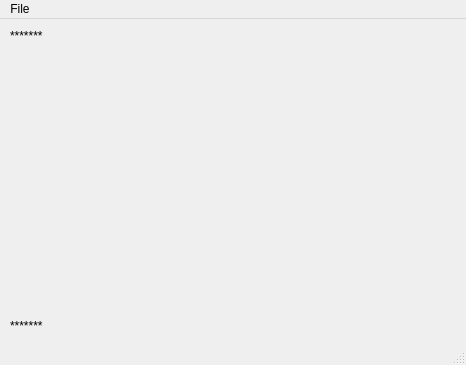
<?xml version="1.0" encoding="UTF-8"?>
<ui version="4.0">
 <class>MainWindow</class>
 <widget class="QMainWindow" name="MainWindow">
  <property name="geometry">
   <rect>
    <x>0</x>
    <y>0</y>
    <width>466</width>
    <height>365</height>
   </rect>
  </property>
  <property name="windowTitle">
   <string>MainWindow</string>
  </property>
  <widget class="QWidget" name="centralwidget">
   <widget class="QLabel" name="player1">
    <property name="geometry">
     <rect>
      <x>10</x>
      <y>10</y>
      <width>47</width>
      <height>13</height>
     </rect>
    </property>
    <property name="text">
     <string>*******</string>
    </property>
   </widget>
   <widget class="QLabel" name="player2">
    <property name="geometry">
     <rect>
      <x>10</x>
      <y>300</y>
      <width>47</width>
      <height>13</height>
     </rect>
    </property>
    <property name="text">
     <string>*******</string>
    </property>
   </widget>
   <widget class="TicTacToe" name="gameBoard" native="true">
    <property name="geometry">
     <rect>
      <x>0</x>
      <y>20</y>
      <width>461</width>
      <height>281</height>
     </rect>
    </property>
   </widget>
  </widget>
  <widget class="QMenuBar" name="menubar">
   <property name="geometry">
    <rect>
     <x>0</x>
     <y>0</y>
     <width>466</width>
     <height>21</height>
    </rect>
   </property>
   <widget class="QMenu" name="menuNew">
    <property name="title">
     <string>File</string>
    </property>
    <addaction name="actionNewGame"/>
    <addaction name="actionQuit"/>
   </widget>
   <addaction name="menuNew"/>
  </widget>
  <widget class="QStatusBar" name="statusbar"/>
  <action name="actionNewGame">
   <property name="text">
    <string>New Game</string>
   </property>
   <property name="toolTip">
    <string>Start new game</string>
   </property>
   <property name="shortcut">
    <string>Ctrl+N</string>
   </property>
  </action>
  <action name="actionQuit">
   <property name="text">
    <string>Quit</string>
   </property>
   <property name="toolTip">
    <string>Exit the program</string>
   </property>
   <property name="shortcut">
    <string>Ctrl+Q</string>
   </property>
  </action>
 </widget>
 <customwidgets>
  <customwidget>
   <class>TicTacToe</class>
   <extends>QWidget</extends>
   <header location="global">tictactoe.h</header>
   <container>1</container>
  </customwidget>
 </customwidgets>
 <resources/>
 <connections/>
</ui>
